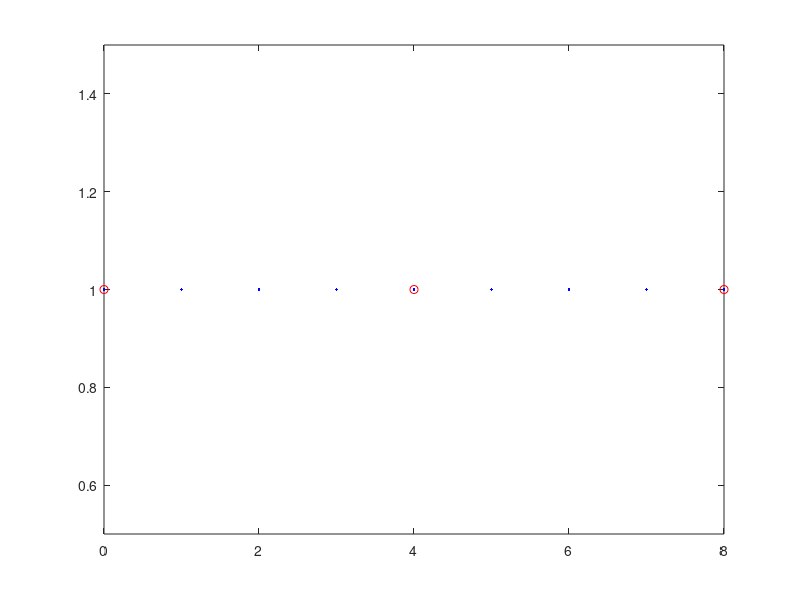
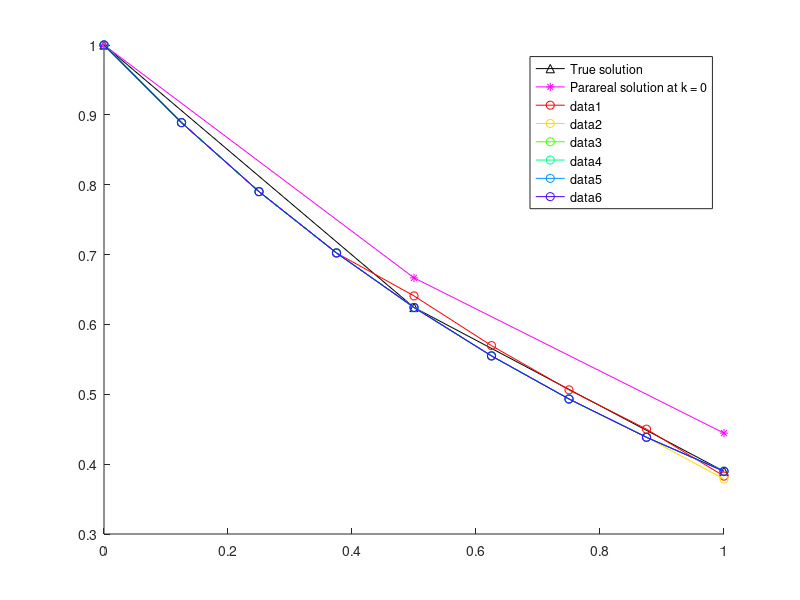
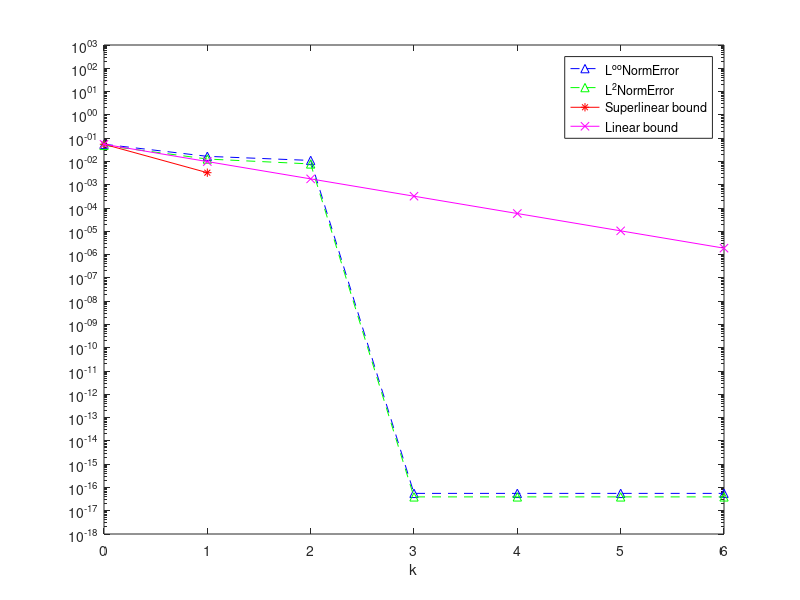

Source code (MATLAB) for these figures, in order:
close all
clear
clc


%% ---------------------------------------------------------------
%  Parareal algorithm for linear problem:  
%         y'(t) = a*y(t), t in (0,T)
%          y(t=0) = y0


% overlapping subdomains 2-level domain decomposition additive preconditioner

global a ;
a = -1;
yExactFunction = @(t)exp(a*t);

% stability function (  y^n+1 = R(z)y^n  )
Rz = @(z) 1/(1-z);     % Backward Euler
% Rz = @(z) 1+z;       % Forward Euler

%% -----------------------------------------------------------------


% initial condition
u0 = 1;

% coarse propagator
N = 2;     %   number of coarse time intervals
T = 1;      %   T = N*Dt  
Dt = T/N;   %   coarse timesteps

xt = linspace(0,T,N+1);

% fine propagator
m = 4   % number of fine time steps in each coarse time interval
dt = Dt/m;

K = 7 % number of Parareal iterations

cmap = hsv(K); % color map

% 2-level domain decomposition initial
N_fine_nodes = m*N+1; % 11
N_subdomains = N; % 6
Id = eye(N_fine_nodes);

% plot the time domain
figure 
plot(0:N_fine_nodes-1,1,'.b',0:m:N_fine_nodes-1,1,'ro')
xlim([0 N_fine_nodes-1])
ylim([0.5 1.5])

%%
% original problem matrix
phi = (1-a*dt)^-1;
A = eye(m*N+1,m*N+1) - (phi)*diag(ones(m*N,1),-1);  

% Reduced system

% fine propagator
F_tilde = (1-a*dt)^-m; 

% coarse propagator
G_tilde = (1-a*Dt)^-1;  



% Uk_0 = zeros(m*N,1);
% Uk_0(1) = u0;

rhs0 = [u0; zeros(m*N,1)];
% rhs = [u0; phi*u0;-G_tilde*u0;phi*U(3);-G_tilde*U(3)];


% exact solution

 xtrue = linspace(0,T,N*m+1);
 pick = 1:m:N*m+1;
 
 uF_true = A\rhs0;
 
% reduced matrix
A_tilde = eye(N+1,N+1) + (-F_tilde)*diag(ones(N,1),-1);      

% approximate reduced matrix
B = eye(N+1,N+1) + (-G_tilde)*diag(ones(N,1),-1);     

% R = [1 0 0 0 0;0 0 1 0 0;0 0 0 0 1];
% 
% R1 = [1 0 0 0 0; 0 1 0 0 0; 0 0 1 0 0];
% D1 = [1 0 0; 0 1 0; 0 0 1/2];
% A1 = R1*A*R1';
% R1'*D1*R1
% 
% R2 = [0 0 1 0 0; 0 0 0 1 0; 0 0 0 0 1];
% D2 = [1/2 0 0;0 1 0; 0 0 1];
% A2 =R2*A*R2';
% R2'*D2*R2

% R1'*D1*R1 + R2'*D2*R2
% % coarse space initial
indice_R_coarse  = 0:m:m*N;
R = zeros(length(indice_R_coarse),N_fine_nodes);
for i = 1:length(indice_R_coarse)
    R(i,indice_R_coarse(i)+1) = 1;
end


% define nodes in each subdomains
N_nodes_subdomain = m+1;

% define overlap region
N_nodes_overlap = 1; % 1 % m/2+1 % m

%define the number of overlapping subdomains
if N_nodes_overlap == 1
    N_subdomains_overlap = N;
elseif N_nodes_overlap == m/2+1
    N_subdomains_overlap = 2*N-1;
elseif N_nodes_overlap == m
    N_subdomains_overlap = N_fine_nodes - N_nodes_overlap;
end



indice_R_subdomains = zeros(N_subdomains_overlap,N_nodes_subdomain );
for i =1:N_subdomains_overlap
    indice_R_subdomains(i,:) =  (i-1)*(N_nodes_subdomain-N_nodes_overlap):(i-1)*(N_nodes_subdomain-N_nodes_overlap)+m;
end

% % Omega_1 = {0,1,2} Omega_3 = {2,3,4} 
R_sub_mat = zeros(N_subdomains_overlap*N_nodes_subdomain,N_fine_nodes) ;
for i = 1:N_subdomains_overlap
    for j = 1:N_nodes_subdomain
        R_sub_mat(N_nodes_subdomain*(i-1)+j,indice_R_subdomains(i)+j) = 1;
    end
end

R_sub = [];       % restriction matrices
A_sub = [];       % sub-matrices
for i = 1: N_subdomains_overlap
    R_sub{i} = R_sub_mat(N_nodes_subdomain*(i-1)+1:N_nodes_subdomain*(i-1)+N_nodes_subdomain,:);
    A_sub{i} = R_sub{i}*A*R_sub{i}';    
end

% partition of unity
D_sub = [];
for i = 1:N_subdomains_overlap
    % i = i + 1
    for j = 1:N_nodes_subdomain
         D_sub{i}(j,j) = 1/length(find(indice_R_subdomains==indice_R_subdomains(i,j)));
    end
end

% % define 2-level domain decomposition additive preconditioner
P = zeros(N_fine_nodes);
D = zeros(N_fine_nodes);
for i = 1:N_subdomains_overlap
    P = P + R_sub{i}'*D_sub{i}*A_sub{i}*R_sub{i};
    D = D + R_sub{i}'*D_sub{i}*R_sub{i};
end
% P = R1'*D1*A1*R1 + R2'*D2*A2*R2 ;
M = P + (R'*B*R - R'*R )
D;







%% ------------------------------------------------------------------

% initial coarse integration

B1 =  eye(N+1,N+1) + (-G_tilde)*diag(ones(N,1),-1);  
% B1 =  eye(N*m+1,N*m+1) + (-G_tilde)*diag(ones(N*m,1),-1);

%Initial coarse Parareal iteration at the coarse level
rhs0_coarse = [u0;zeros(N,1)];
U0_coarse = B1\rhs0_coarse;

U_fine=spline(xtrue(pick),U0_coarse,xtrue)';

% U_fine=zeros(N_fine_nodes,1);
% U_fine(1:m:end,1) =  U0_coarse;
% for i=1:m:N_fine_nodes-m
%     U_fine(i+1) = phi*U_fine(i);        
% end


% first 2-level dd preconditioning iterartion

% rhs = [u0;  phi*U(1);-G_tilde*U(1);phi*U(3);-G_tilde*U(3);phi*U(5);-G_tilde*U(5);phi*U(7);-G_tilde*U(7);phi*U(9);-G_tilde*U(9)];
%Initial fine solution at the fine level
% rhs=zeros(N_fine_nodes,1);
% rhs(1) = u0;
% for i=2:m:N_fine_nodes
%     % i = i + 2
%     rhs(i+1) = -G_tilde*U_fine(i-1) + phi/2*U_fine(i);
%     if i == N_fine_nodes - 1
%         rhs(i+1) = -G_tilde*U_fine(i-1);
%     end
% end
% U_fine = M\rhs;

% rhs=[u0];
% for i=1:2:2*N
%     rhs=[rhs; phi*U(i);-G_tilde*U(i)];
% end
% U = M\rhs;


 figure
 hold on
 plot(xtrue(pick),uF_true(pick),'-^k',xtrue(pick),U_fine(pick),'-*m');
 legend('True solution','Parareal solution at k = 0')
 
U0n = U_fine;
proNj = 1;

L2NormError = [ sqrt(sum(Dt*(uF_true(pick)-U_fine(pick)).^2))];
LInfNormError = [max(abs(uF_true(pick)-U_fine(pick)))];
SupperlinearErrorBound  = LInfNormError;
LinearErrorBound  = LInfNormError;

%%
% rhs
f = zeros(N_fine_nodes,1);
f(1) = u0;


% iteration loop
for k = 1: K-1
        % k = k + 1
        % i = i + 2
%         rhs=[u0];
%         for i=2:2:N_fine_nodes
%             rhs(i+1,1) = -G_tilde*U_fine(i-1) + phi/2*U_fine(i);
%             if i== N_fine_nodes - 1
%                 rhs(i+1) = -G_tilde*U_fine(i-1);
%             end
%         end

%         U_fine = M\rhs;
%         U_fine = U_fine + M^(-1)*(f-A*U_fine);
          U_fine = M\(M*U_fine + (f-A*U_fine));
%         U_fine = gmres(M,M*U_fine + (f-A*U_fine),10,1e-6);

       plot(xtrue,U_fine,'Color',cmap(k,:),'Marker','o');
       
%        
%        norm(uF_true(pick)-U,'inf')
       proNj(k+1) = proNj(k)*(N-k);
       L2NormError(k+1) = sqrt(sum(Dt*(uF_true(pick)-U_fine(pick)).^2));
       LInfNormError(k+1) = max(abs(uF_true(pick)-U_fine(pick)));
       SupperlinearErrorBound(k+1)  = (abs(exp(a*Dt) - Rz(a*Dt)))^(k)/factorial(k)*proNj(k+1)*max(abs(uF_true(pick)-U0n(pick)));
       LinearErrorBound(k+1)  = (abs(exp(a*Dt) - Rz(a*Dt))/(1- abs(Rz(a*Dt))))^(k)*max(abs(uF_true(pick)-U0n(pick)));
end  % iteration loop

uF_true_coarse=uF_true
U_fine

L2NormError=L2NormError'
LInfNormError=LInfNormError'
SupperlinearErrorBound=SupperlinearErrorBound'
LinearErrorBound=LinearErrorBound'

figure
semilogy(0:K-1,LInfNormError,'b--^',0:K-1,L2NormError,'g--^',0:K-1,SupperlinearErrorBound,'r*-',0:K-1,LinearErrorBound,'mx-')
legend('L^{oo}NormError','L^2NormError','Superlinear bound','Linear bound')
xlabel('k')
ylim([1e-18 1000])




















